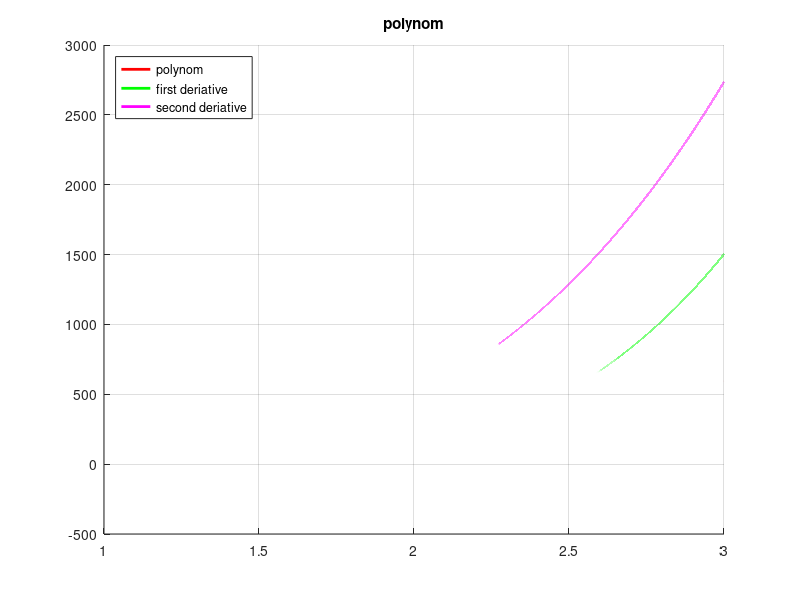
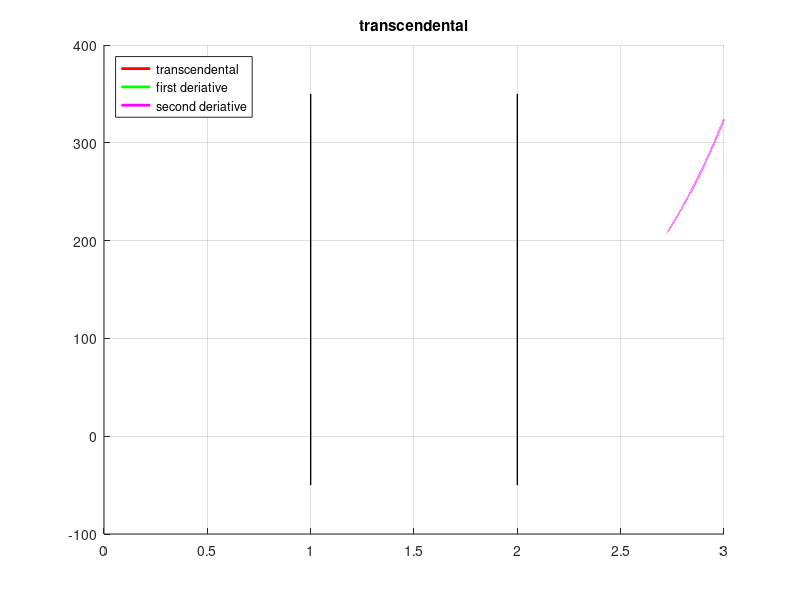

Write the MATLAB code that produced these figures, in order. (Note: this script raises an error after producing the figures.)
p = @(x)(x.^6 + x.^5 - 13 .* x.^3 - 9 .* x + 2);
p_d1 = @(x)(6.*x.^5+5.*x.^4-(13*3).*x.^2-9);
p_d2 = @(x)((6*5).*x.^4+20.*x.^3-(13*6).*x);
p_root = fzero(p,[1,3])
t = @(x)(5.^x-6.*x-7);
t_d1 = @(x)((5.^x)*log(5)-6)
t_d2 = @(x)((5.^x)*(log(5))^2)
t_root = fzero(t, [1,2])

a = [1:0.000005:3];
figure
hold on
grid on
title('polynom')
plot(a,p(a), 'r', 'LineWidth', 2)
plot(a,p_d1(a), 'g', 'LineWidth', 2)
plot(a,p_d2(a), 'm', 'LineWidth', 2)
legend('polynom', 'first deriative', 'second deriative', 'Location', 'NorthWest')

a = [0:0.000005:3];
figure
hold on
grid on
title('transcendental')
plot(a, t(a), 'r', 'LineWidth', 2)
plot(a, t_d1(a), 'g', 'LineWidth', 2)
plot(a, t_d2(a), 'm', 'LineWidth', 2)
line([1,1],[-50,350], 'Color', 'black', 'LineWidth', 1)
line([2,2],[-50,350], 'Color', 'black', 'LineWidth', 1)
legend('transcendental', 'first deriative', 'second deriative', 'Location', 'NorthWest')





% построим зависимость абс.погрешности от кол-ва итераций.
% для этого импортируем данные
p_bisection_converge = importdata('p_bisection_converge.csv')
iter_p_b_con = p_bisection_converge(:,1)';
val_p_b_con = abs(p_bisection_converge(:,2)' - p_root);

t_bisection_converge = importdata('t_bisection_converge.csv');
iter_t_b_con = t_bisection_converge(:,1)'
val_t_b_con = abs(t_bisection_converge(:,2)' - t_root)

p_chord_converge = importdata('p_chord_converge.csv');
iter_p_c_con = p_chord_converge(:,1)';
val_p_c_con = abs(p_chord_converge(:,2)' - p_root);

t_chord_converge = importdata('t_chord_converge.csv');
iter_t_c_con = t_chord_converge(:,1)';
val_t_c_con = abs(t_chord_converge(:,2)' - t_root);

figure
semilogy(iter_p_b_con, val_p_b_con, 'Color','r','LineWidth',2)
hold on
grid on
xlabel ('k');
ylabel (' |x* - x_k| ');
title ('Зависимость абсолютной погрешности от кол-ва итераций');
semilogy(iter_t_b_con, val_t_b_con, 'Color','g','LineWidth',2);
semilogy(iter_p_c_con, val_p_c_con, 'Color','b','LineWidth',2);
semilogy(iter_t_c_con, val_t_c_con, 'Color','m','LineWidth',2);
legend('bisection polynom','bisection transcendental', 'chord polynom', 'chord transcendental', 'Location', 'NorthEast');

% построим зависимость точности от кол-ва итераций
% для этого импортируем данные

p_bisection_acc = importdata('p_bisection_accuracy.csv');
iter_p_b_acc = p_bisection_acc(:,1)'; % необходимое число итераций
iter_p_b_acc(1) = [];
p_b_acc = p_bisection_acc(:,2)'; % степени 10
p_b_acc(1) = [];

p_b_val = abs(p_bisection_acc(:,3)' - p_root);
p_b_val(1) = [];

t_bisection_acc = importdata('t_bisection_accuracy.csv');
iter_t_b_acc = t_bisection_acc(:,1)';
iter_t_b_acc(1) = [];
t_b_acc = t_bisection_acc(:,2)';
t_b_acc(1) = [];

t_b_val = abs(t_bisection_acc(:,3)' - t_root);
t_b_val(1) = [];

p_chord_acc = importdata('p_chord_accuracy.csv');
iter_p_c_acc = p_chord_acc(:,1)'
iter_p_c_acc(1) = [];
p_c_acc = p_chord_acc(:,2)'
p_c_acc(1) = [];

p_c_val = abs(p_chord_acc(:,3)' - p_root);
p_c_val(1) = [];

t_chord_acc = importdata('t_chord_accuracy.csv');
iter_t_c_acc = t_chord_acc(:,1)';
iter_t_c_acc(1) = [];
t_c_acc = t_chord_acc(:,2)';
t_c_acc(1) = [];

t_c_val = abs(t_chord_acc(:,3)' - t_root);
t_c_val(1) = [];


figure
semilogx(p_b_acc, iter_p_b_acc, 'Color','g','LineWidth',2);
hold on
semilogx(t_b_acc, iter_t_b_acc, 'Color','r','LineWidth',1);
semilogx(p_c_acc, iter_p_c_acc, 'Color','y','LineWidth',3);
semilogx(t_c_acc, iter_t_c_acc, 'Color','m','LineWidth',2);
grid on
title ('Зависимость кол-ва итераций от необходимой точности')
xlabel ('epsilon');
ylabel ('k');
legend('bisection polynom','bisection transcendental', 'chord polynom', 'chord transcendental', 'Location', 'NorthWest');

% Достигается ли точность?

figure
loglog(p_b_acc, p_b_val, 'Color','g','LineWidth',2);
hold on
grid on
xlabel ('epsilon');
ylabel ('|x^{k^*} - x^*|');
title ('Достигается ли точность?')
loglog(p_c_acc, p_c_val, 'Color','r','LineWidth',2);
loglog(t_b_acc, t_b_val, 'Color','y','LineWidth',3);
loglog(t_c_acc, t_c_val, 'Color','m','LineWidth',2);
syms x;
y=x;
fplot(y);
legend('bisection polynom', 'chord polynom', 'bisection transcendental', 'chord transcendental', 'y = x', 'Location', 'SouthEast');

% зависимость от x_0

i = [3,5,7,9,11,13];
p_b_x0 = importdata('p_bisection_root.csv');
p_b_x0_iter = p_b_x0(:,1);

t_b_x0 = importdata('t_bisection_root.csv');
t_b_x0_iter = t_b_x0(:,1);

p_c_x0 = importdata('p_chord_root.csv');
p_c_x0_iter = p_c_x0(:,1);

t_c_x0 = importdata('t_chord_root.csv');
t_c_x0_iter = t_c_x0(:,1);

figure
subplot(2,2,1)
plot(i-p_root, p_b_x0_iter, 'Color','g','LineWidth',2);
hold on
grid on
ylabel ('i');
xlabel ('|x^0 - x^*|');
title('polynom: bisection method')
subplot(2,2,2)
plot(i-t_root, t_b_x0_iter, 'Color','g','LineWidth',2);
grid on
ylabel ('i');
xlabel ('|x^0 - x^*|');
title('transcendental: bisection method')
subplot(2,2,3)
semilogy(i-p_root, p_c_x0_iter, 'Color','g','LineWidth',2);
grid on
ylabel ('i');
xlabel ('|x^0 - x^*|');
title('polynom: chord method')
subplot(2,2,4)
semilogy(i-t_root, t_c_x0_iter, 'Color','g','LineWidth',2);
grid on
ylabel ('i');
xlabel ('|x^0 - x^*|');
title('transcendental: chord method')

